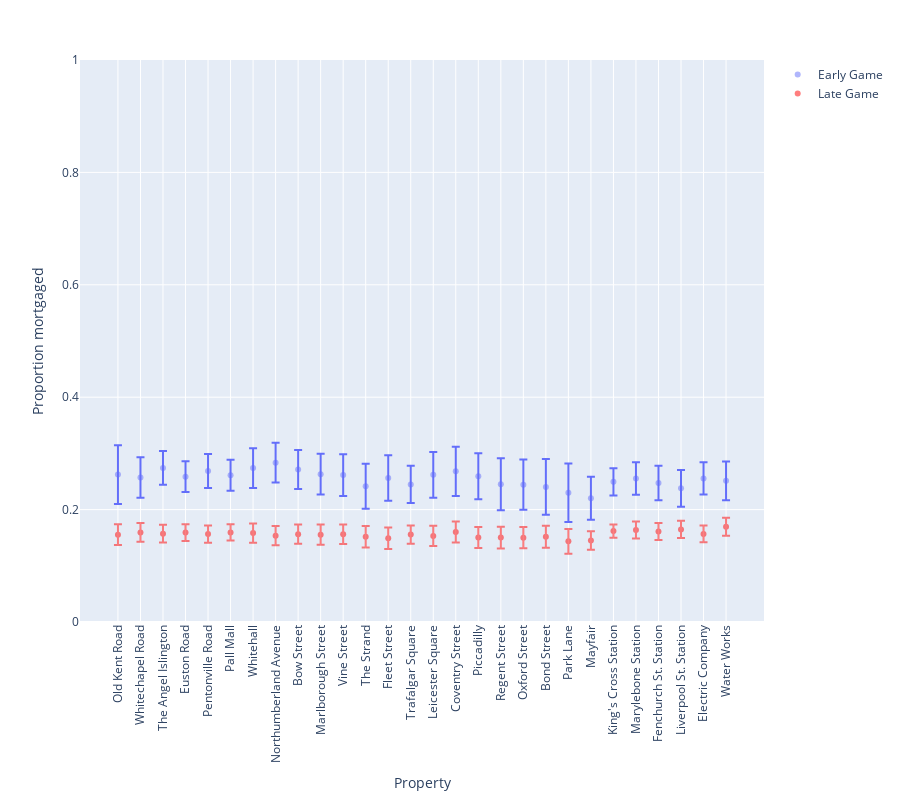

Notebook code for this chart:
### Code cell
plot_action_proportions(df_mortgage, 'Proportion mortgaged (early game)', 
                        'Proportion mortgaged (late game)', 'Proportion mortgaged')

### Figure 1 — Plotly figure (JSON) as saved in the notebook; plotly's stock layout.template omitted (floating-point values rounded to 4 significant figures)
{"data": [{"error_y": {"array": [0.0521, 0.03621, 0.03012, 0.02727, 0.03032, 0.02755, 0.03547, 0.03543, 0.03475, 0.03614, 0.03695, 0.0401, 0.04049, 0.03304, 0.04069, 0.04369, 0.04093, 0.04629, 0.04466, 0.0494, 0.05218, 0.03828, 0.02416, 0.02906, 0.03082, 0.03285, 0.02865, 0.03454]}, "hovertemplate": "Property=%{x}<br>Proportion mortgaged (early game)=%{y}<extra></extra>", "legendgroup": "", "marker": {"color": "#636efa", "opacity": 0.5, "symbol": "circle"}, "mode": "markers", "name": "Early Game", "orientation": "v", "showlegend": true, "type": "scatter", "x": ["Old Kent Road", "Whitechapel Road", "The Angel Islington", "Euston Road", "Pentonville Road", "Pall Mall", "Whitehall", "Northumberland Avenue", "Bow Street", "Marlborough Street", "Vine Street", "The Strand", "Fleet Street", "Trafalgar Square", "Leicester Square", "Coventry Street", "Piccadilly", "Regent Street", "Oxford Street", "Bond Street", "Park Lane", "Mayfair", "King's Cross Station", "Marylebone Station", "Fenchurch St. Station", "Liverpool St. Station", "Electric Company", "Water Works"], "xaxis": "x", "y": [0.2623, 0.2571, 0.2742, 0.2586, 0.2687, 0.2611, 0.2739, 0.2835, 0.2714, 0.2631, 0.2614, 0.2415, 0.2562, 0.2448, 0.2618, 0.2681, 0.2595, 0.2451, 0.2443, 0.2404, 0.2299, 0.2201, 0.2495, 0.2553, 0.2473, 0.2378, 0.2555, 0.2512], "yaxis": "y"}, {"error_y": {"array": [0.01842, 0.0167, 0.01569, 0.0148, 0.01541, 0.01434, 0.01707, 0.01712, 0.01716, 0.01795, 0.01732, 0.01899, 0.01897, 0.01611, 0.01821, 0.01866, 0.01878, 0.0192, 0.01888, 0.01957, 0.022, 0.01641, 0.01165, 0.01502, 0.01508, 0.01526, 0.01497, 0.01603]}, "hovertemplate": "Property=%{x}<br>Proportion mortgaged (late game)=%{y}<extra></extra>", "legendgroup": "", "marker": {"color": "red", "symbol": "circle"}, "mode": "markers", "name": "Late Game", "opacity": 0.5, "orientation": "v", "showlegend": true, "type": "scatter", "x": ["Old Kent Road", "Whitechapel Road", "The Angel Islington", "Euston Road", "Pentonville Road", "Pall Mall", "Whitehall", "Northumberland Avenue", "Bow Street", "Marlborough Street", "Vine Street", "The Strand", "Fleet Street", "Trafalgar Square", "Leicester Square", "Coventry Street", "Piccadilly", "Regent Street", "Oxford Street", "Bond Street", "Park Lane", "Mayfair", "King's Cross Station", "Marylebone Station", "Fenchurch St. Station", "Liverpool St. Station", "Electric Company", "Water Works"], "xaxis": "x", "y": [0.1554, 0.1594, 0.1572, 0.1591, 0.1564, 0.1595, 0.1581, 0.1535, 0.1564, 0.1554, 0.156, 0.1518, 0.149, 0.1555, 0.1532, 0.1602, 0.1505, 0.1501, 0.15, 0.1517, 0.1436, 0.1452, 0.1618, 0.1637, 0.1611, 0.1648, 0.1568, 0.1693], "yaxis": "y"}], "layout": {"height": 800, "legend": {"tracegroupgap": 0}, "margin": {"t": 60}, "xaxis": {"anchor": "y", "domain": [0, 1], "tickangle": -90, "title": {"text": "Property"}}, "yaxis": {"anchor": "x", "domain": [0, 1], "range": [0, 1], "title": {"text": "Proportion mortgaged"}}}}
